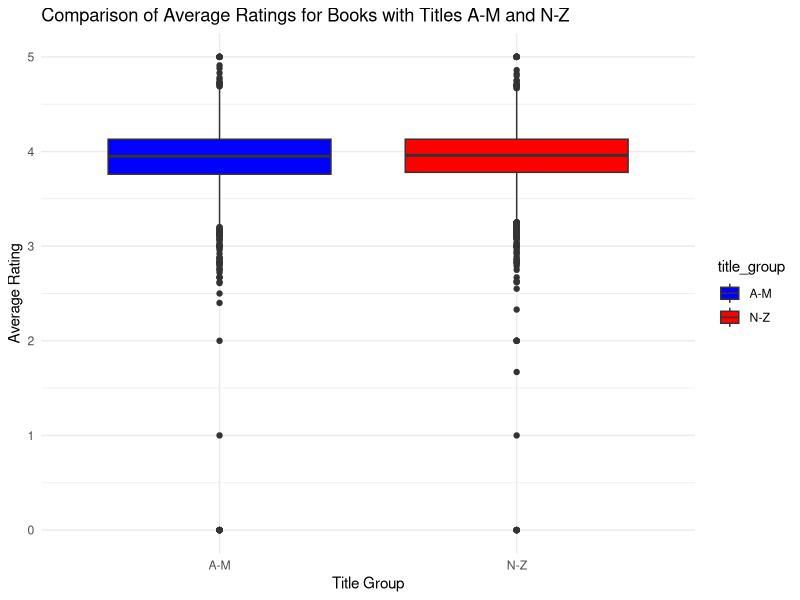
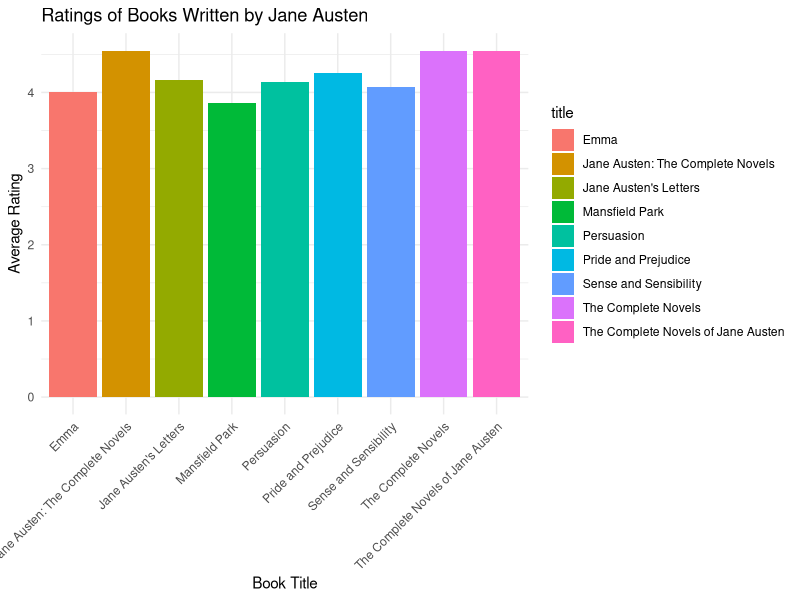
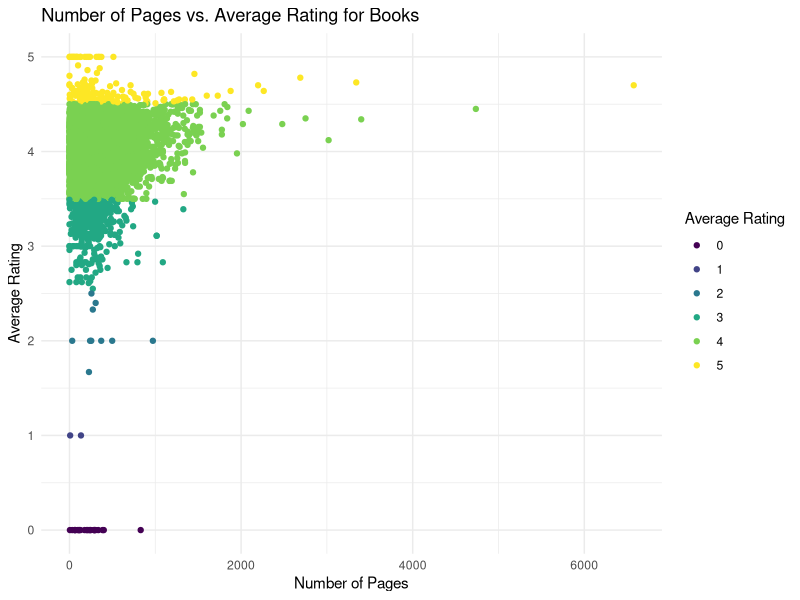

Write R code to recreate these figures, in order.
# install packages
install.packages(c("tidyverse", "readxl"))

# load packages
library(tidyverse)
library(readxl)
library(ggplot2)

# read books.xlsx
books <- read_excel("books.xlsx")
# has 11127 observations


# 1. remove all entries that have books that are not in english.
english_books <- books %>%
  filter(language_code == "eng" | language_code == "en-US" | language_code == "en-GB")
# save cleaned data to new csv file
write_csv(english_books, "EnglishBooks.csv")
# OUTPUT: EnglishBooks.csv file with 10530 observations
# this file will be used for steps 2-10.

# 2. select only books that have a 4 star rating or higher.
high_rated_books <- english_books %>%
  filter(average_rating >= 4)
# save cleaned data to new csv file
write_csv(high_rated_books, "HighRatedBooks.csv")
# OUTPUT: HighRatedBooks.csv with 4664 observations

# 3. randomly select 100 rows.
random_books <- english_books %>%
  sample_n(100, replace = FALSE)
# save random to new csv file
write_csv(random_books, "RandomBooks.csv")
# OUTPUT: RandomBooks.csv with 100 observations

# 4. select books that have authors that start with J
authors_starting_with_J <- english_books %>%
  filter(grepl("^J", authors, ignore.case = TRUE))
# save data frame to new csv file
write_csv(authors_starting_with_J, "AuthorsStartingWithJ.csv")
# OUTPUT: AuthorsStartingWithJ.csv with 1432 observations

# 5. select a single book that has the highest average rating
# with the highest number of pages.
# find the book with the highest average rating
highest_rating <- max(english_books$average_rating)
# filter books with the highest average rating
highest_rated_books <- english_books %>%
  filter(average_rating == highest_rating)
# among books with the highest rating, find the one with the highest # of pages
highest_rated_highest_pages_book <- highest_rated_books %>%
  filter(num_pages == max(num_pages))
# print title and author
cat(paste(highest_rated_highest_pages_book$title, "by ", highest_rated_highest_pages_book$authors), "\n")
# OUTPUT: Colossians and Philemon: A Critical and Exegetical Commentary (International Critical Commentary) by  R. McL. Wilson

# 6. select a single book that has the lowest average rating
# with the lowest number of pages.
# find the book with the lowest average rating
lowest_rating <- min(english_books$average_rating)
# filter books with the lowest average rating
lowest_rated_books <- english_books %>%
  filter(average_rating == lowest_rating)
# among books with the lowest rating, find the one with the lowest # of pages
lowest_rated_lowest_pages_book <- lowest_rated_books %>%
  filter(num_pages == min(num_pages))
# print title and author
cat(paste(lowest_rated_lowest_pages_book$title, "by ", lowest_rated_lowest_pages_book$authors), "\n")
# OUTPUT: American Film Guide by  Frank N. Magill

# 7. select books published in the 2000s with a title starting with D.
selected_books <- english_books %>%
  filter(
    between(as.numeric(substr(publication_date, 1, 4)), 2000, 2009) &
    substr(title, 1, 1) == "D"
  )
# save data frame to new csv file
write_csv(selected_books, "BooksPublished2000sStartingWithD.csv")
# OUTPUT: BooksPublished2000sStartingWithD.csv with 266 observations

# 8. use a chart to compare average ratings of books with titles starting with A-M and N-Z.
english_books %>%
  mutate(title_group = ifelse(substr(title, 1, 1) %in% c("A", "B", "C", "D", "E", "F", "G", "H", "I", "J", "K", "L", "M"), "A-M", "N-Z")) %>%
  ggplot(aes(x = title_group, y = average_rating, fill = title_group)) +
  geom_boxplot() +
  labs(title = "Comparison of Average Ratings for Books with Titles A-M and N-Z",
       x = "Title Group",
       y = "Average Rating") +
  scale_fill_manual(values = c("A-M" = "blue", "N-Z" = "red")) +
  theme_minimal()
# OUTPUT: boxplot with 2 boxes for group (A-M and N-Z). Each group has around the same average rating (4).

# 9. create a chart to compare average ratings of books written by jane austen.
# filter books written by jane austen
jane_austen_books <- english_books %>%
  filter(authors == "Jane Austen")
jane_austen_books <- jane_austen_books %>%
  distinct(title, average_rating, .keep_all = TRUE)
jane_austen_books <- jane_austen_books %>%
  filter(nchar(title) < max(nchar(title)))
# bar graph
ggplot(jane_austen_books, aes(x = title, y = average_rating, fill = title)) +
  geom_bar(stat = "identity") +
  labs(title = "Ratings of Books Written by Jane Austen",
       x = "Book Title",
       y = "Average Rating") +
  theme_minimal() +
  theme(axis.text.x = element_text(angle = 45, hjust = 1))
# OUTPUT: bar graph with 9 bars comparing the average rating.

#10. create a scatter plot to compare number of pages vs average ratings.
ggplot(english_books, aes(x = num_pages, y = average_rating, color = as.factor(round(average_rating)))) +
  geom_point() +
  labs(title = "Number of Pages vs. Average Rating for Books",
       x = "Number of Pages",
       y = "Average Rating",
       color = "Average Rating") +
  scale_color_viridis_d() +
  theme_minimal()
# OUTPUT: scatter plot showing the distribution of pages and average ratings.
# it seems like books with more pages typically have higher ratings.